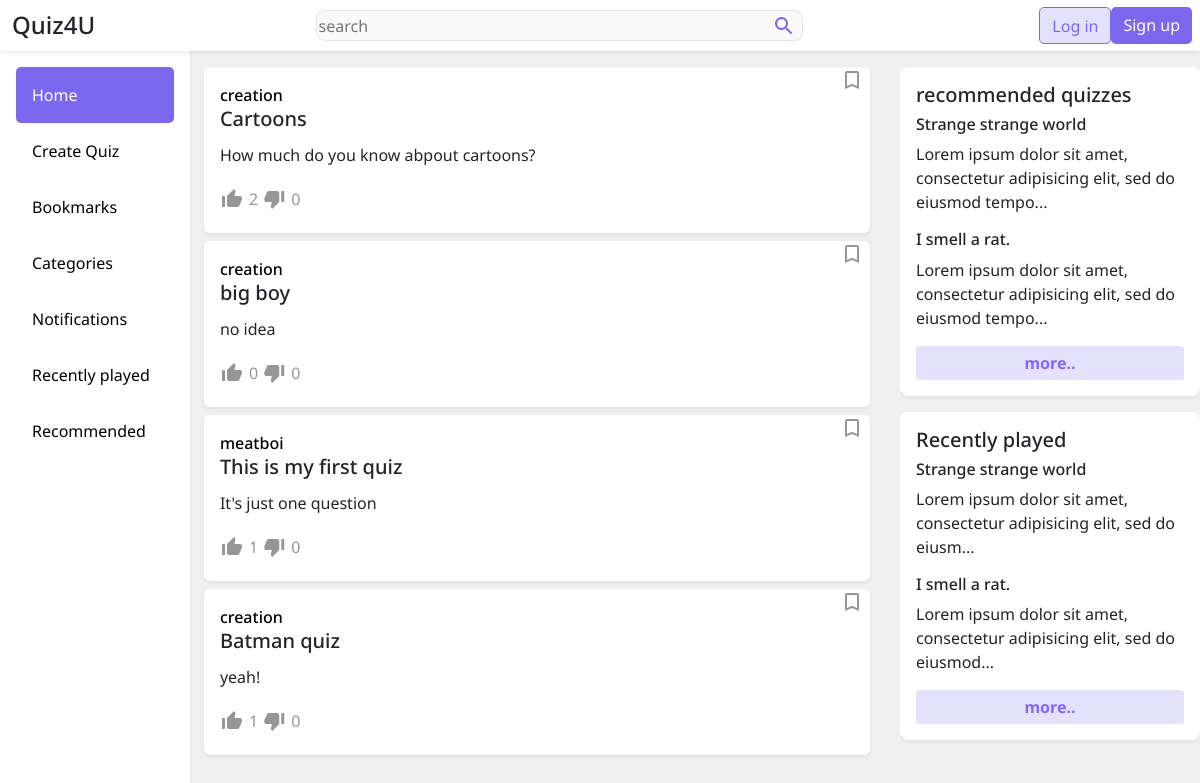
The page / on the database its author committed.
### pages/models.py (models this page shows, shortened)
class Quiz(models.Model):
	author = models.ForeignKey('accounts.CustomUser', on_delete=models.CASCADE, related_name='quizzes')
	quiz_title = models.CharField(max_length=250)
	description = models.CharField(max_length=250, blank=True, default="")
	slug_id = models.CharField(max_length=10)
	is_a_draft = models.BooleanField(default=False)
	no_of_times_played = models.IntegerField(default=0)
	likes = models.ManyToManyField('accounts.CustomUser', blank=True, related_name="liked_posts")
	dislikes = models.ManyToManyField('accounts.CustomUser', blank=True, related_name="disliked_posts")

### accounts/models.py (models this page shows, shortened)
class CustomUser(AbstractBaseUser, PermissionsMixin):
	email = models.EmailField(_('Email Address'), unique=True)
	username = models.CharField(_('Username'), unique=True, max_length=30, blank=True)
	is_staff = models.BooleanField(default=False)
	is_active = models.BooleanField(default=True)
	has_activated_account = models.BooleanField(default=False)
	following = models.ManyToManyField('accounts.CustomUser', related_name="followers")
	bookmarks = models.ManyToManyField(Quiz, related_name="bookmarked_by")
	drafts = models.ManyToManyField(Quiz, related_name="saved_as_draft_by")
	USERNAME_FIELD = 'email'
	objects = CustomUserManager()

### pages/views.py (the view)
# urls.py: path('', HomePage.as_view(), name='home'),
class HomePage(ListView):
	model = Quiz
	template_name = 'home.html'
	fields = ['author', 'quiz_title']
	context_object_name = 'quiz_list'

### templates/home.html (shortened to what this page needs)
{% extends 'base.html' %}
{% load static %}
{% block head_tags %}
	<link rel="stylesheet" type="text/css" href="{% static 'css/base.css' %}">
	<link rel="stylesheet" type="text/css" href="{% static 'css/style.css' %}">
{% endblock head_tags %}
{% block menu_content %}
	<a href="{% url 'home' %}" class="d-block p-3" id="current-page">Home</a>
	{% if user.has_activated_account %}
		<a href="{% url 'create_quiz' %}" class="d-block p-3">Create Quiz</a>
		<a href="{% url 'user_bookmarks' user.username %}" class="d-block p-3">Bookmarks</a>
	{% else %}
		<a href="" class="d-block p-3" data-toggle="modal" data-target="#popupMessage">Create Quiz</a>
		<a href="#" class="d-block p-3" data-toggle="modal" data-target="#popupMessage">Bookmarks</a>
	{% endif %}
	<a href="#" class="d-block p-3">Categories</a>
	<a href="#" class="d-block p-3">Notifications</a>
	<a href="#" class="d-block p-3">Recently played</a>
	<a href="#" class="d-block p-3">Recommended</a>
{% endblock menu_content %}
{% block maincontent %}
	<main id="main-section">
		{% for quiz in quiz_list %}
			{% if not quiz.is_a_draft %}
				<article class="bg-white p-3 rounded-2 shadow-sm mx-auto quiz">
					<a href="{% url 'userprofile' quiz.author.username %}" class="profile-link">{{ quiz.author.username }}</a>
					<h5><a href="{% url 'quiz' quiz.slug_id %}" class="text-decoration-none text-dark">{{ quiz.quiz_title }}</a></h5>
					<p class="lh-lg">{{ quiz.description }}</p>
					{% if user.has_activated_account %}
						{% csrf_token %}
						{% if quiz in user.bookmarks.all %}
							<button data-href="{% url 'bookmark_quiz' quiz.slug_id %}" class="bookmark-quiz-btn bookmarked-quiz material-icons-outlined">bookmark</button>
						{% else %}
							<button data-href="{% url 'bookmark_quiz' quiz.slug_id %}" class="bookmark-quiz-btn material-icons-outlined">bookmark_border</button>
						{% endif %}
						<div class="d-inline-flex align-items-center">
							{% if quiz in user.liked_posts.all %}
								<button data-href="{% url 'like_quiz' quiz.slug_id %}" class='material-icons like-quiz-btn liked-quiz'>thumb_up_alt</button>
							{% else %}
								<button data-href="{% url 'like_quiz' quiz.slug_id %}" class='like-quiz-btn material-icons'>thumb_up_alt</button>
							{% endif %}
							<span class="like-count mr-3">{{ quiz.likes.count }}</span>
							{% if quiz in user.disliked_posts.all %}
								<button data-href="{% url 'dislike_quiz' quiz.slug_id %}" class='dislike-quiz-btn disliked-quiz material-icons'>thumb_down_alt</button>
							{% else %}
								<button data-href="{% url 'dislike_quiz' quiz.slug_id %}" class='dislike-quiz-btn material-icons'>thumb_down_alt</button>
							{% endif %}
							<span class="dislike-count">{{ quiz.dislikes.count }}</span>
						</div>
					{% else %}
						<button class="bookmark-quiz-btn material-icons-outlined" data-toggle="modal" data-target="#popupMessage">bookmark_border</button>
						<div class="d-inline-flex align-items-center mr-3">
							<button class='like-quiz-btn material-icons' data-toggle="modal" data-target="#popupMessage">thumb_up_alt</button>
							<span class="like-count">{{ quiz.likes.count }}<span>
						</div>
						<div class="d-inline-flex align-items-center mr-3">
							<button class='dislike-quiz-btn material-icons'  data-toggle="modal" data-target="#popupMessage">thumb_down_alt</button>
							<span class="dislike-count">{{ quiz.dislikes.count }}<span>
						</div>
					{% endif %}
				</article>
			{% endif %}
		{% empty %}
			<h5>There are no available quizzes created yet. Be the first to <a href="{% url 'create_quiz' %}">Create one.</a></h5>
		{% endfor %}
	</main>
	<section class="d-none d-lg-block w-25 mr-3" id="third-section">
		<section class="mb-3 shadow-sm rounded-3 bg-white p-3">
			<h5>recommended quizzes</h5>
			<h6>Strange strange world</h6>
			<p>
				Lorem ipsum dolor sit amet, consectetur adipisicing elit, sed do eiusmod
				tempo...
			</p>
			<h6>I smell a rat.</h6>
			<p>
				Lorem ipsum dolor sit amet, consectetur adipisicing elit, sed do eiusmod
				tempo...
			</p>
			<a href="#" class="more-link">more..</a>
		</section>
		<section class="mb-3 shadow-sm rounded-3 bg-white p-3">
			<h5 class="">Recently played</h5>
			<h6>Strange strange world</h6>
			<p>
				Lorem ipsum dolor sit amet, consectetur adipisicing elit, sed do eiusm...
			</p>
			<h6>I smell a rat.</h6>
			<p>
				Lorem ipsum dolor sit amet, consectetur adipisicing elit, sed do eiusmod...
			</p>
			<a href="#" class="more-link">more..</a>
		</section>
	</section>
{% endblock maincontent %}

### templates/base.html (shortened to what this page needs)
{% load static %}
<!DOCTYPE html>
<html>
<head>
	<link rel="stylesheet" type="text/css" href="{% static 'css/bootstrap.min.css' %}">
	{% block head_tags %}
	{% endblock head_tags %}
</head>
<body>
	<header class="d-flex justify-content-between align-items-center fixed-top bg-white shadow-sm px-2">
		<div class="d-flex align-items-center">
			<h4 class="m-0 ms-1">Quiz4U</h4>
		</div>
		<form class="d-flex align-items-center me-3 rounded-3" id="search-form" action="{% url 'search' %}">
			<input type="text" name="q" placeholder="search" class="shadow-none w-100" id="search-input">
			<button type="submit" id="search-btn" class="material-icons-round">search</button>
		</form>
		<div class="justify-content-between d-flex">
			{% if user.is_authenticated %}
				<a href="{% url 'logout' %}" id="log-out" class="d-inline-block transparent-btn mr-2 mr-md-5">Log out</a>
				<a href="{% url 'userprofile' user.username %}" id="username" class="material-icons">account_circle</a>
			{% else %}
				<a href="{% url 'login' %}" id="log-in" class="d-inline-block transparent-btn mr-2 mr-md-5">Log in</a>
				<a href="{% url 'signup' %}" class="deep-btn">Sign up</a>
			{% endif %}
		</div>
	</header>
	<section id="menu" class="p-3 bg-white shadow-sm vh-100 offscreen">
		<nav>
			{% block menu_content %}
			{% endblock menu_content %}
		</nav>
	</section>
	{% block maincontent %}
	{% endblock maincontent %}
</body>
</html>

### static/css/base.css (style rules this page uses)
body { font-family: 'Noto Sans', 'Segoe UI', sans-serif; background-color: rgb(240, 240, 240); }
a { text-decoration: none; }
header { width: 100%; height: 3.2rem; z-index: 1035; }
.material-icons-outlined, .material-icons-round, .material-icons { background-color: transparent; border: none; }
#search-form { outline: rgba(0, 0, 0, 0.1) solid 1px; background-color: rgb(250, 250, 250); width: 41%; }
#search-btn { background-color: inherit; color: rgb(123, 104, 238); height: 1.8rem; border: none; }
#search-input { background-color: inherit; outline: none; border: none; border-radius: 5px; height: 1.8rem; }
.transparent-btn { color: rgb(123, 104, 238); background-color: rgba(123, 104, 238, 0.2); border: 1px solid rgb(123, 104, 238); border-radius: 5px; padding: 0.35rem 0.75rem; }
.deep-btn { color: white; background-color: rgb(123, 104, 238); border: none; border-radius: 5px; padding: 0.35rem 0.75rem; }
#menu a { color: black; }
#menu #current-page { color: white; background-color: rgb(123, 104, 238); border: none; border-radius: 5px; }
.rounded-3 { border-radius: 8px; }
.rounded-2 { border-radius: 5px; }

### static/css/style.css (style rules this page uses)
.quiz { position: relative; }
.profile-link { font-weight: 500; color: black; }
.quiz .bookmark-quiz-btn { position: absolute; top: 0; right: 0; }
.like-quiz-btn, .dislike-quiz-btn { display: inline-block; margin: 0 5px 0 0; padding: 0; color: rgb(150, 150, 150); }
.quiz span, .bookmark-quiz-btn { color: rgb(150, 150, 150); }
.more-link { display: block; text-align: center; color: rgb(130, 104, 250); width: 100%; border-radius: 3px; background-color: rgba(123, 104, 238, 0.2); padding: 5px 0.5rem; font-weight: bold; }
#main-section, #result-btn-container { margin-top: 4.2rem; width: 100%; padding: 0; }
#main-section > * { width: 96%; margin-top: 0; margin-bottom: 0.5rem; }
@media screen and (min-width: 992px) { #main-section { padding-right: calc(25% + 1rem); padding-left: calc(174px + 1rem); } }
@media screen and (min-width: 992px) { #menu { width: 15%; min-width: 190px; position: fixed; top: 3.2rem; left: 0; } }
#third-section { min-width: 190px; width: 25%; height: calc(100vh - 4.2rem); position: fixed; top: 4.2rem; right: 0; overflow-y: auto; }

### rows shown on the page
Quiz: author.username "creation", quiz_title "Cartoons", description "How much do you know abpout cartoons?", likes.count "2", dislikes.count "0"
Quiz: author.username "creation", quiz_title "big boy", description "no idea", likes.count "0", dislikes.count "0"
Quiz: author.username "meatboi", quiz_title "This is my first quiz", description "It's just one question", likes.count "1", dislikes.count "0"
Quiz: author.username "creation", quiz_title "Batman quiz", description "yeah!", likes.count "1", dislikes.count "0"
